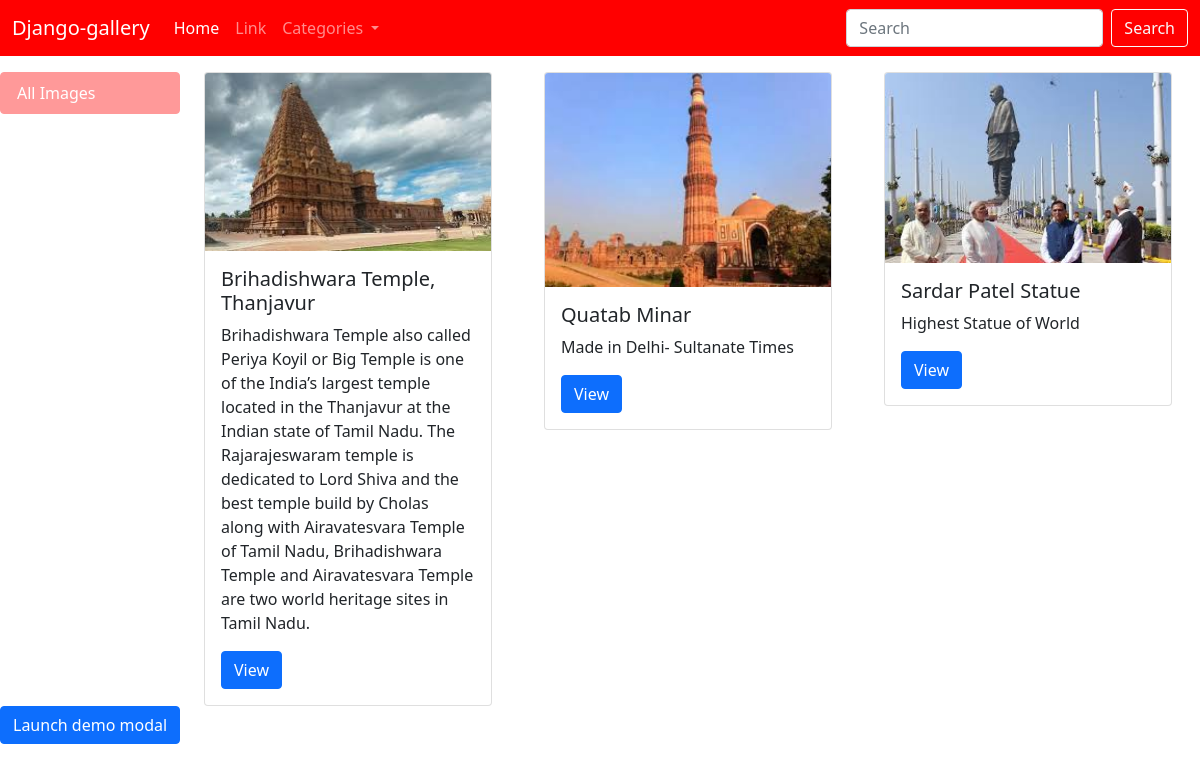
Page /category/3/ on the earlier database version.
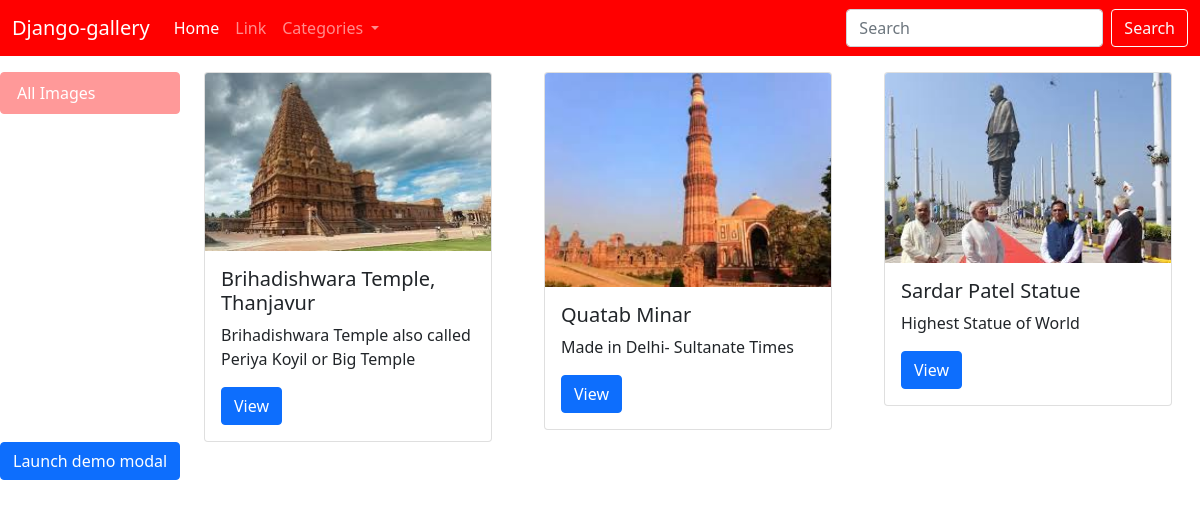
Same page on the later database version.
### myapp/models.py (models this page shows, shortened)
class Image(models.Model):
    title = models.CharField(max_length=200)
    description = models.TextField()
    image= models.ImageField( upload_to='images')
    added_date = models.DateField()
    cat = models.ForeignKey(Category,on_delete=models.CASCADE)

### djangogallery/views.py (the view)
# urls.py: path('category/<int:cid>/',show_category_page)
def show_category_page(request,cid):
    print(cid)
    cats = Category.objects.all()
    category = Category.objects.get(pk=cid)
    images = Image.objects.filter(cat=category)
    data= {'images':images, 'cats':cats}
    return render(request, "home.html",data)

### templates/home.html (shortened to what this page needs)
<!doctype html>
<html lang="en">
  <head>
    <link href="https://cdn.jsdelivr.net/npm/bootstrap@5.0.0-beta1/dist/css/bootstrap.min.css" rel="stylesheet">
  </head>
  <body>
    {% include 'navbar.html' %}
    <div class="row">
        <div class="col-md-2">
          <div class="list-group mt-3">
              <a href="/home" class="list-group-item list-group-item-action active" aria-current="true">
                    All Images
              </a>
          </div>
        </div>
        <div class="col-md-10">
           <div class="row mt-3">
                       {% for i in images %}
                        <div class="col-md-4">
                        <div class="card-column col-4 ">
                        <div class="card *ngFor='let l of list1 | async'"  style="width: 18rem ">
                            <img src="/media/{{i.image}}" class="card-img-top" alt="...">
                            <div class="card-body">
                              <h5 class="card-title">{{i.title}}</h5>
                              <p class="card-text">{{i.description}}</p>
                              <a href="#" class="btn btn-primary" >View</a>
                            </div>
                        </div>
                         </div>
               </div>
                {% endfor %}
           </div>
        </div>
    </div>
<button type="button" class="btn btn-primary" data-toggle="modal" data-target="#exampleModalCenter">
  Launch demo modal
</button>
  </body>
</html>

### templates/navbar.html (shortened to what this page needs)
<nav class="navbar navbar-expand-lg navbar-dark bg">
  <div class="container-fluid">
    <a class="navbar-brand" href="#">Django-gallery</a>
    <div class="collapse navbar-collapse" id="navbarSupportedContent">
      <ul class="navbar-nav me-auto mb-2 mb-lg-0">
        <li class="nav-item">
          <a class="nav-link active" aria-current="page" href="#">Home</a>
        </li>
        <li class="nav-item">
          <a class="nav-link" href="#">Link</a>
        </li>
        <li class="nav-item dropdown">
          <a class="nav-link dropdown-toggle" href="#" id="navbarDropdown" role="button" data-bs-toggle="dropdown" aria-expanded="false">
            Categories
          </a>
        </li>
      </ul>
      <form class="d-flex">
        <input class="form-control me-2" type="search" placeholder="Search" aria-label="Search">
        <button class="btn btn-outline-light" type="submit">Search</button>
      </form>
    </div>
  </div>
</nav>

### templates/home.html (style rules this page uses)
.bg { background:#ff0000!important; }
.list-group-item.active { background: #ff9999!important; border-color: #ff9999!important; }

Differences in the rows shown:
changed Image "Brihadishwara Temple, Thanjavur": description "…Koyil or Big Temple is one of the India’s largest temple located in the Thanjavur at the Indian state of Tamil Nadu. The Rajarajeswaram temple is dedicated to Lord Shiva and the best temple build by Cholas along with Airavatesvara Temple of Tamil Nadu, Brihadishwara Temple and Airavatesvara Temple are two world heritage sites in Tamil Nadu." → "Brihadishwara Temple also called Periya Koyil or Big Temple"
